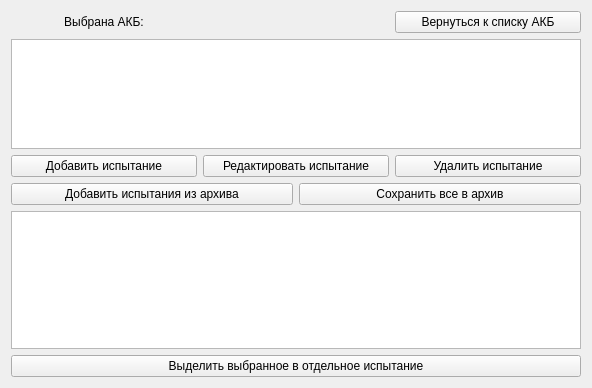
<?xml version="1.0" encoding="UTF-8"?>
<ui version="4.0">
 <class>TestsPage</class>
 <widget class="QWidget" name="TestsPage">
  <property name="geometry">
   <rect>
    <x>0</x>
    <y>0</y>
    <width>592</width>
    <height>388</height>
   </rect>
  </property>
  <property name="windowTitle">
   <string>Form</string>
  </property>
  <layout class="QVBoxLayout" name="verticalLayout" stretch="1,8,1,1,10,1">
   <item>
    <layout class="QHBoxLayout" name="horizontalLayout_4" stretch="0,0,0">
     <item>
      <widget class="QLabel" name="label_3">
       <property name="text">
        <string>Выбрана АКБ:</string>
       </property>
       <property name="alignment">
        <set>Qt::AlignmentFlag::AlignCenter</set>
       </property>
      </widget>
     </item>
     <item>
      <widget class="QLabel" name="batteryLabel">
       <property name="text">
        <string/>
       </property>
      </widget>
     </item>
     <item>
      <widget class="QPushButton" name="battariesPage_button">
       <property name="text">
        <string>Вернуться к списку АКБ</string>
       </property>
      </widget>
     </item>
    </layout>
   </item>
   <item>
    <widget class="QTableView" name="tableView"/>
   </item>
   <item>
    <layout class="QHBoxLayout" name="horizontalLayout_3">
     <item>
      <widget class="QPushButton" name="addTest_button">
       <property name="text">
        <string>Добавить испытание</string>
       </property>
      </widget>
     </item>
     <item>
      <widget class="QPushButton" name="editTest_button">
       <property name="text">
        <string>Редактировать испытание</string>
       </property>
      </widget>
     </item>
     <item>
      <widget class="QPushButton" name="delTest_button">
       <property name="text">
        <string>Удалить испытание</string>
       </property>
      </widget>
     </item>
    </layout>
   </item>
   <item>
    <layout class="QHBoxLayout" name="horizontalLayout">
     <item>
      <widget class="QPushButton" name="addArchive_button">
       <property name="text">
        <string>Добавить испытания из архива</string>
       </property>
      </widget>
     </item>
     <item>
      <widget class="QPushButton" name="saveArchive_button">
       <property name="text">
        <string>Сохранить все в архив</string>
       </property>
      </widget>
     </item>
    </layout>
   </item>
   <item>
    <widget class="PlotView" name="graphicsView"/>
   </item>
   <item>
    <layout class="QHBoxLayout" name="horizontalLayout_2">
     <item>
      <widget class="QPushButton" name="separateTest_button">
       <property name="text">
        <string>Выделить выбранное в отдельное испытание</string>
       </property>
      </widget>
     </item>
    </layout>
   </item>
  </layout>
 </widget>
 <customwidgets>
  <customwidget>
   <class>PlotView</class>
   <extends>QGraphicsView</extends>
   <header>plotItems</header>
  </customwidget>
 </customwidgets>
 <resources/>
 <connections/>
</ui>
